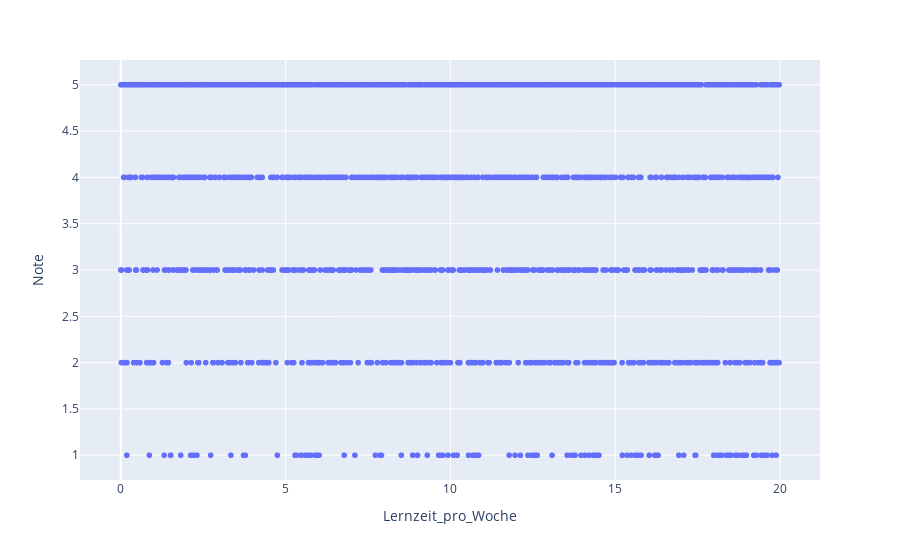

Write notebook code for a chart like this one.
### Code cell
fig = px.scatter(df, x='Lernzeit_pro_Woche', y='Note')
fig.show()

### Figure 1 — Plotly figure (JSON) as saved in the notebook; plotly's stock layout.template omitted (floating-point values rounded to 4 significant figures; data arrays with more than 128 entries replaced by an {"elided": "..."} marker saying what was removed)
{"data": [{"hovertemplate": "Lernzeit_pro_Woche=%{x}<br>Note=%{y}<extra></extra>", "legendgroup": "", "marker": {"color": "#636efa", "symbol": "circle"}, "mode": "markers", "name": "", "showlegend": false, "type": "scattergl", "x": {"elided": "2392 float values"}, "xaxis": "x", "y": {"elided": "2392 int values"}, "yaxis": "y"}], "layout": {"autosize": true, "legend": {"tracegroupgap": 0}, "margin": {"t": 60}, "xaxis": {"anchor": "y", "autorange": true, "domain": [0, 1], "range": [-1.207, 21.19], "title": {"text": "Lernzeit_pro_Woche"}, "type": "linear"}, "yaxis": {"anchor": "x", "autorange": true, "domain": [0, 1], "range": [0.6903, 5.31], "title": {"text": "Note"}, "type": "linear"}}}
